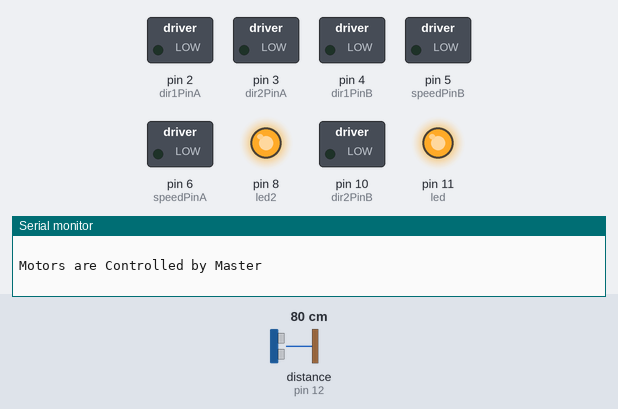
Bench run of a sketch on a simulated Arduino Uno, built with avr-gcc and run on an emulated ATmega328P. Parts: switched loads named in the sketch (green lamp = pin HIGH), output pins drawn as LEDs (lit = HIGH), the last lines printed to the serial monitor. Wiring (inferred from the names in the program): ultrasonic range finder: trigger pin 13; echo pin 12. The inputs (shaded band) are chosen by the test bench; at power-on: distance to the obstacle (sensor on pin 12) 80 cm. The echo pulse lasts 58.3 µs per cm; pins used as bus, display or sensor lines are not drawn.

Above: at 1.2 s.
1.3 s: distance to the obstacle (sensor on pin 12) set to 13 cm
4.3 s: distance to the obstacle (sensor on pin 12) set to 10 cm
At 5.2 s:
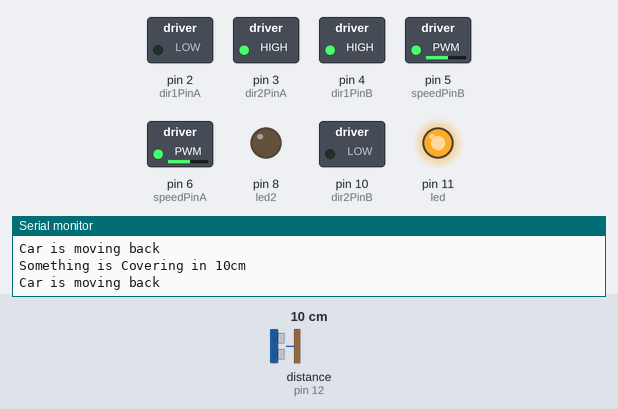
5.8 s: distance to the obstacle (sensor on pin 12) set to 18 cm
At 6.9 s:
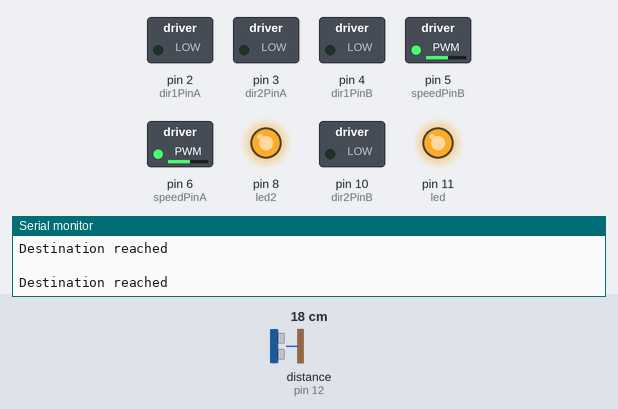
7.3 s: distance to the obstacle (sensor on pin 12) set to 2 cm
At 8.8 s:
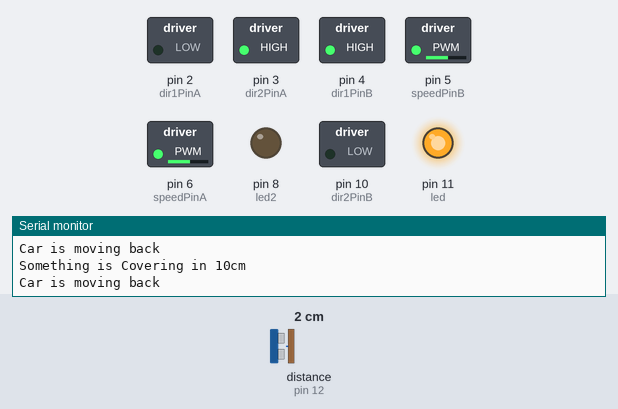
Timing chart, 0 to 9.8 s (numbered marks = the images above; inputs shaded):
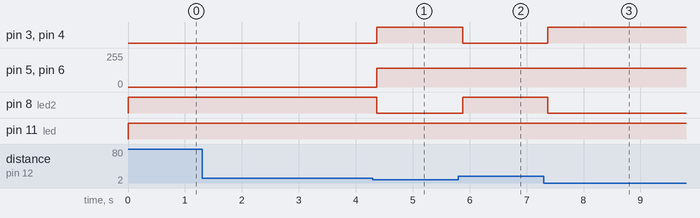

Measured:
- the behaviour switches between 12 and 11 cm on distance to the obstacle (sensor on pin 12) (found by bisection; images 0 and 1)
- after the input at 4.3 s, pin 3 (dir2PinA), pin 4 (dir1PinB): LOW → HIGH after 0.07 s; pin 5 (speedPinB), pin 6 (speedPinA): 0/255 → 140/255 after 0.07 s; pin 8 (led2): HIGH → LOW after 0.07 s
- after the input at 5.8 s, pin 3 (dir2PinA), pin 4 (dir1PinB): HIGH → LOW after 0.08 s; pin 8 (led2): LOW → HIGH after 0.08 s
- after the input at 7.3 s, pin 3 (dir2PinA), pin 4 (dir1PinB): LOW → HIGH after 0.07 s; pin 8 (led2): HIGH → LOW after 0.07 s

The sketch:

Unmanned.ino
```cpp
// Motor 1
int dir1PinA = 2;
int dir2PinA = 3;
int speedPinA = 6; // Needs to be a PWM pin to be able to control motor speed

// Motor 2
int dir1PinB = 4;
int dir2PinB = 10;
int speedPinB = 5; // Needs to be a PWM pin to be able to control motor speed

#define trigPin 13
#define echoPin 12
#define led 11
#define led2 8

void setup() {
// Setup runs once per reset
// initialize serial communication @ 9600 baud:
Serial.begin(9600);

//Define L298N Dual H-Bridge Motor Controller Pins
  pinMode(echoPin, INPUT);
pinMode(dir1PinA,OUTPUT);
pinMode(dir2PinA,OUTPUT);
pinMode(speedPinA,OUTPUT);
pinMode(dir1PinB,OUTPUT);
pinMode(dir2PinB,OUTPUT);
pinMode(speedPinB,OUTPUT);
  pinMode(trigPin, OUTPUT);
  pinMode(led, OUTPUT);
  pinMode(led2, OUTPUT);

}

char rx;

void loop() {
  long duration, distance;
  digitalWrite(trigPin, LOW);  // Added this line
  delayMicroseconds(2); // Added this line
  digitalWrite(trigPin, HIGH);
//  delayMicroseconds(1000); - Removed this line
  delayMicroseconds(10); // Added this line
  digitalWrite(trigPin, LOW);
  duration = pulseIn(echoPin, HIGH);
  distance = (duration/2) / 29.1;

  if (distance <= 10){ // This is where car move backward

  Rev();

  }
  else if( distance <= 40) {

  Stop();

  }
  else if( distance >=50) {
    Stop();
  Serial.println("Motors are Controlled by Master");
  Serial.println("   ");
  if(Serial.available()){
  rx = Serial.read();
  Serial.println(rx);
  while(Serial.read()<=0 ){

  delay(200);
  Stop();
  }
    if( rx == 'f')
  {
   Forward();
   delay(200);
   if(distance<=40)
   Stop();
   }
  }

  }
  else;
//  delay(500);

}

void Forward() {
    digitalWrite(led,LOW);
    digitalWrite(led2,HIGH);
  // Motor 1 Forward (Freespin)
  analogWrite(speedPinA, 140);
  digitalWrite(dir1PinA, HIGH);
  digitalWrite(dir2PinA, LOW);

  // Motor 2 Forward (Freespin)
  analogWrite(speedPinB,140);
  digitalWrite(dir1PinB, LOW);
  digitalWrite(dir2PinB, HIGH);
}

void Rev() {
  Serial.println("Something is Covering in 10cm");
  Serial.println("Car is moving back");
  Serial.println();
  digitalWrite(led,HIGH); // When the Red condition is met, the Green LED should turn off
  digitalWrite(led2,LOW);

  //Motor 1 Reverse
  analogWrite(speedPinA, 140);
  digitalWrite(dir1PinA, LOW);
  digitalWrite(dir2PinA, HIGH);

  // Motor 2 Reverse
  analogWrite(speedPinB, 140);
  digitalWrite(dir1PinB, HIGH);
  digitalWrite(dir2PinB, LOW);

}

void Stop() {
    Serial.println("Destination reached");
    Serial.println("   ");
    digitalWrite(led,HIGH);
    digitalWrite(led2,HIGH);
    analogWrite(dir1PinA, 0);
    analogWrite(dir2PinA, 0);
    analogWrite(dir1PinB, 0);
    analogWrite(dir2PinB, 0);
}
```
